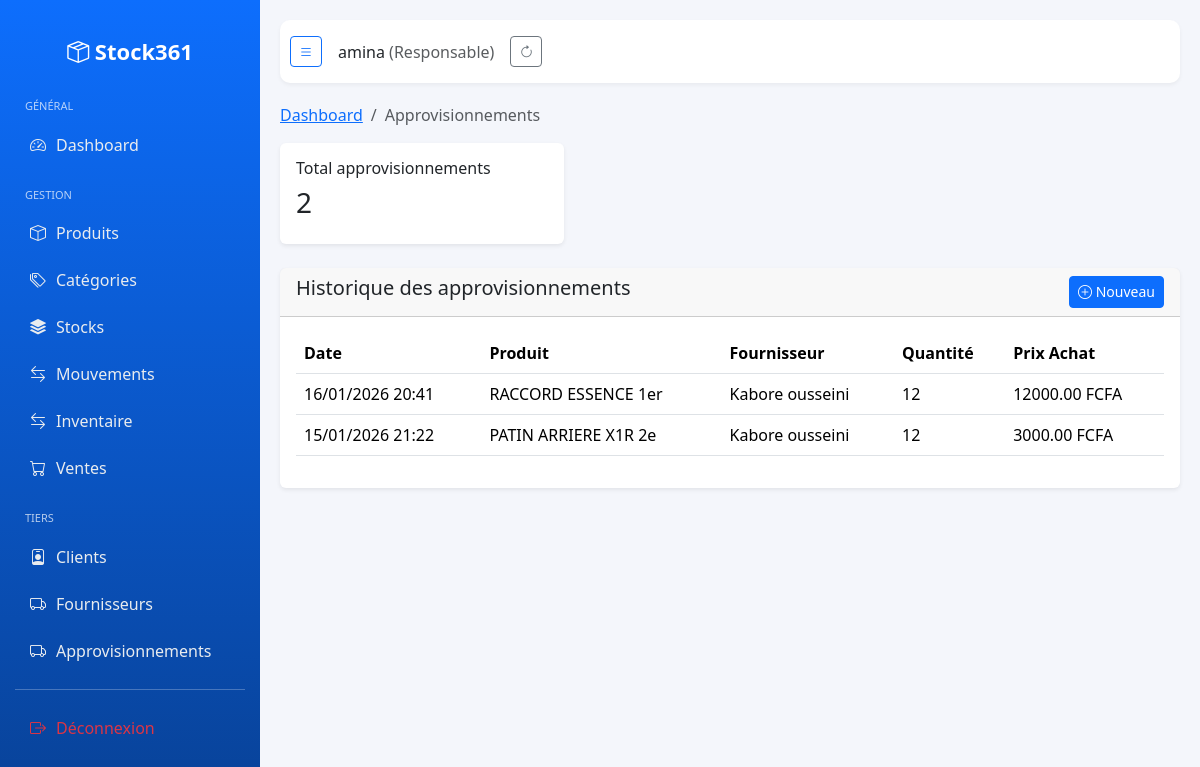
/fournisseur/approvisionnements/ (signed in), run on the app's committed database.
### entreprise/models.py (models this page shows, shortened)
class Utilisateur(AbstractUser):
    class TypeUtilisateur(models.TextChoices):
        SUPER_ADMIN = 'super_admin', 'Super Admin'
        RESPONSABLE = 'responsable', 'Responsable'
        GERANT = 'gerant', 'Gérant/Secrétaire'
    entreprise = models.ForeignKey(
        Entreprise,
        on_delete=models.CASCADE,
        related_name='utilisateurs',
        blank=True,
        null=True
    )
    type_utilisateur = models.CharField(
        max_length=20,
        choices=TypeUtilisateur.choices,
        default=TypeUtilisateur.GERANT
    )
    est_actif = models.BooleanField(default=True)
    telephone = models.CharField(max_length=20, blank=True, null=True)
    adresse = models.CharField(max_length=255, blank=True, null=True)
    date_creation = models.DateTimeField(default=timezone.now)
    @property
    def est_super_admin(self):
        return self.type_utilisateur == self.TypeUtilisateur.SUPER_ADMIN
    @property
    def est_responsable(self):
        return self.type_utilisateur == self.TypeUtilisateur.RESPONSABLE
    def get_role_display(self):
        return self.get_type_utilisateur_display()
    @property
    def responsable(self):
        """
        Retourne le premier utilisateur de type 'responsable' ou None
        """
        return self.utilisateurs.filter(type_utilisateur='responsable').first()

### fournisseur/models.py (models this page shows, shortened)
class Approvisionnement(models.Model):
    entreprise = models.ForeignKey(Entreprise, on_delete=models.CASCADE)
    fournisseur = models.ForeignKey(Fournisseur, on_delete=models.SET_NULL, null=True)
    produit = models.ForeignKey(Produit, on_delete=models.SET_NULL, null=True)
    quantite = models.PositiveIntegerField()
    prix_achat = models.DecimalField(max_digits=12, decimal_places=2)
    date = models.DateTimeField(default=timezone.now)

class Fournisseur(models.Model):
    entreprise = models.ForeignKey(Entreprise, on_delete=models.CASCADE, related_name='fournisseurs')
    nom = models.CharField(max_length=150)
    contact = models.CharField(max_length=50, blank=True, null=True)

### produit/models.py (models this page shows, shortened)
class Produit(models.Model):
    entreprise = models.ForeignKey(
        'entreprise.Entreprise',
        on_delete=models.CASCADE,
        related_name='produits'
    )
    categorie = models.ForeignKey(
        Categorie,
        on_delete=models.SET_NULL,
        null=True,
        blank=True,
        related_name='produits'
    )
    reference = models.CharField(max_length=50, unique=True, editable=False)
    nom = models.CharField(max_length=150)
    description = models.TextField(blank=True, null=True)
    prix_achat = models.DecimalField(max_digits=12, decimal_places=2, blank=True, null=True)
    prix_vente_detail = models.DecimalField(max_digits=12, null=True ,decimal_places=2)
    prix_vente_gros = models.DecimalField(max_digits=12, decimal_places=2, blank=True, null=True)
    stock_minimum = models.PositiveIntegerField(default=0)
    est_actif = models.BooleanField(default=True)
    image = models.ImageField(upload_to='produits/', blank=True, null=True)
    date_creation = models.DateTimeField(auto_now_add=True)

### fournisseur/views.py (the view)
# urls.py: path('approvisionnements/', views.ApprovisionnementListView.as_view(), name='approvisionnement_list'),
class ApprovisionnementListView(LoginRequiredMixin, ListView):
    model = Approvisionnement
    template_name = 'fournisseur/approvisionnement_list.html'
    context_object_name = 'approvisionnements'
    paginate_by = 50
    def get_queryset(self):
        return Approvisionnement.objects.filter(
            entreprise=self.request.user.entreprise
        ).select_related('produit', 'fournisseur').order_by('-date')

### templates/fournisseur/approvisionnement_list.html (shortened to what this page needs)
{% extends "base.html" %}
{% block content %}
<nav class="breadcrumb">
  <a class="breadcrumb-item" href="#">Dashboard</a>
  <span class="breadcrumb-item active">Approvisionnements</span>
</nav>
<div class="row mb-4">
  <div class="col-md-4">
    <div class="card shadow-sm border-0">
      <div class="card-body">
        <h6>Total approvisionnements</h6>
        <h3>{{ approvisionnements.count }}</h3>
      </div>
    </div>
  </div>
</div>
<div class="card shadow-sm border-0">
  <div class="card-header d-flex justify-content-between">
    <h5>Historique des approvisionnements</h5>
    <a href="{% url 'approvisionnement_create' %}" class="btn btn-primary btn-sm">
      <i class="bi bi-plus-circle"></i> Nouveau
    </a>
  </div>
  <div class="card-body">
    <table id="datatable" class="table table-hover">
      <thead>
        <tr>
          <th>Date</th>
          <th>Produit</th>
          <th>Fournisseur</th>
          <th>Quantité</th>
          <th>Prix Achat</th>
        </tr>
      </thead>
      <tbody>
        {% for a in approvisionnements %}
        <tr>
          <td>{{ a.date|date:"d/m/Y H:i" }}</td>
          <td>{{ a.produit.nom }}</td>
          <td>{{ a.fournisseur.nom }}</td>
          <td>{{ a.quantite }}</td>
          <td>{{ a.prix_achat }} FCFA</td>
        </tr>
        {% endfor %}
      </tbody>
    </table>
  </div>
</div>
{% endblock %}

### templates/base.html (shortened to what this page needs)
<!DOCTYPE html>
<html lang="fr">
{% load static %}
<head>
    <link href="{% static 'vendor/bootstrap/css/bootstrap.min.css' %}" rel="stylesheet">
    <link href="{% static 'vendor/bootstrap-icons/font/bootstrap-icons.css' %}" rel="stylesheet">
    <link rel="stylesheet" href="{% static 'vendor/datatables/css/jquery.dataTables.min.css' %}">
    <link rel="stylesheet" href="{% static 'vendor/datatables/css/dataTables.bootstrap5.min.css' %}">
    <link rel="stylesheet" href="{% static 'vendor/datatables/css/buttons.bootstrap5.min.css' %}">
    <link rel="stylesheet" href="{% static 'vendor/datatables/css/select.bootstrap5.min.css' %}">
    <link rel="stylesheet" href="{% static 'vendor/datatables/css/responsive.bootstrap5.min.css' %}">
</head>
<body>
<div class="sidebar" id="sidebar">
    <div class="brand">
        <i class="bi bi-box-seam"></i> <span>Stock361</span>
    </div>
    {% if request.user.est_super_admin %}
        <div class="menu-title">Général</div>
        <a href="{% url 'dashboard' %}"><i class="bi bi-speedometer2"></i> <span>Dashboard</span></a>
        <div class="menu-title">Administration</div>
        <a href="{% url 'entreprise_list' %}"><i class="bi bi-building"></i> <span>Entreprises</span></a>
        <a href="{% url 'utilisateur_list' %}"><i class="bi bi-people"></i> <span>Utilisateurs</span></a>
        <div class="menu-title">Gestion</div>
        <a href="{% url 'produit:produit_list' %}"><i class="bi bi-box"></i> <span>Produits</span></a>
        <a href="{% url 'produit:categorie_list' %}">
            <i class="bi bi-tags"></i> <span>Catégories</span>
        </a>
        <a href="{% url 'stock_list' %}"><i class="bi bi-stack"></i> <span>Stocks</span></a>
        <a href="{% url 'inventaire_list' %}"><i class="bi bi-stack"></i> <span>Inventaire</span></a>
        <a href="{% url 'mouvement_list' %}"><i class="bi bi-arrow-left-right"></i> <span>Mouvements</span></a>
        <a href="{% url 'vente_list' %}"><i class="bi bi-cart"></i> <span>Ventes</span></a>
        <div class="menu-title">Tiers</div>
        <a href="{% url 'client_list' %}"><i class="bi bi-person-badge"></i> <span>Clients</span></a>
    {% elif request.user.est_responsable %}
        <div class="menu-title">Général</div>
        <a href="{% url 'dashboard' %}"><i class="bi bi-speedometer2"></i> <span>Dashboard</span></a>
        <div class="menu-title">Gestion</div>
        <a href="{% url 'produit:produit_list' %}"><i class="bi bi-box"></i> <span>Produits</span></a>
        <a href="{% url 'produit:categorie_list' %}">
            <i class="bi bi-tags"></i> <span>Catégories</span>
        </a>
        <a href="{% url 'stock_list' %}"><i class="bi bi-stack"></i> <span>Stocks</span></a>
        <a href="{% url 'mouvement_list' %}"><i class="bi bi-arrow-left-right"></i> <span>Mouvements</span></a>
        <a href="{% url 'inventaire_list' %}"><i class="bi bi-arrow-left-right"></i> <span>Inventaire</span></a>
        <a href="{% url 'vente_list' %}"><i class="bi bi-cart"></i> <span>Ventes</span></a>
        <div class="menu-title">Tiers</div>
        <a href="{% url 'client_list' %}"><i class="bi bi-person-badge"></i> <span>Clients</span></a>
        <a href="{% url 'fournisseur_list' %}"><i class="bi bi-truck"></i> <span>Fournisseurs</span></a>
        <a href="{% url 'approvisionnement_list' %}"><i class="bi bi-truck"></i> <span>Approvisionnements</span></a>
    {% endif %}
    <hr class="text-white">
    <a href="{% url 'logout' %}" class="text-danger"><i class="bi bi-box-arrow-right"></i> <span>Déconnexion</span></a>
</div>
<div class="main" id="main">
    <div class="topbar">
        <div class="d-flex align-items-center gap-3">
            <button class="btn btn-sm btn-outline-primary" id="toggleSidebar"><i class="bi bi-list"></i></button>
            <div class="user-info">
                {{ request.user.username }}
                <span class="text-muted">({{ request.user.get_role_display }})</span>
            </div>
            <button class="btn btn-sm btn-outline-secondary" id="refreshBtn" title="Actualiser">
                <i class="bi bi-arrow-clockwise"></i>
            </button>
        </div>
    </div>
    {% block content %}{% endblock %}
</div>
</body>
</html>

### templates/base.html (style rules this page uses)
body { margin: 0; background: #f4f6fb; font-family: "Segoe UI", sans-serif; }
.sidebar { width: 260px; height: 100vh; position: fixed; left: 0; top: 0; background: linear-gradient(180deg, #0d6efd, #084298); color: white; padding: 15px; transition: 0.3s; z-index: 1000; }
.sidebar .brand { text-align: center; font-size: 22px; font-weight: bold; margin: 20px 0 30px; }
.sidebar a { display: flex; align-items: center; gap: 10px; color: #e9ecef; text-decoration: none; padding: 10px 15px; border-radius: 10px; margin: 3px 0; transition: all 0.2s ease; }
.menu-title { margin: 20px 10px 8px; font-size: 11px; text-transform: uppercase; opacity: 0.7; }
.main { margin-left: 260px; padding: 20px; transition: 0.3s; min-height: 100vh; }
.topbar { background: #fff; padding: 16px 10px; display: flex; justify-content: space-between; align-items: center; border-radius: 10px; margin-bottom: 20px; box-shadow: 0 2px 4px rgba(0,0,0,0.05); }
.topbar .user-info { font-weight: 500; }

### data on the page
Utilisateur: user.username "amina", user.role "Responsable"
Approvisionnement: date "16/01/2026 20:41", produit.nom "RACCORD ESSENCE 1er", fournisseur.nom "Kabore ousseini", quantite "12", prix_achat "12000.00"
Approvisionnement: date "15/01/2026 21:22", produit.nom "PATIN ARRIERE X1R 2e", fournisseur.nom "Kabore ousseini", quantite "12", prix_achat "3000.00"

### other printed values
{{ approvisionnements.count }} "2"
